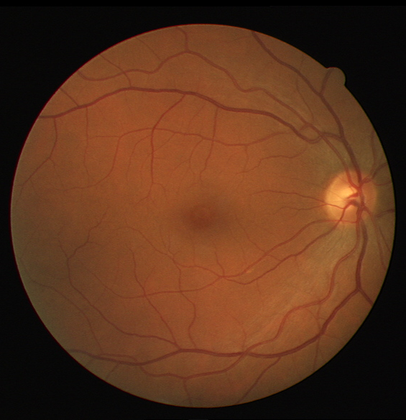
%> input picture Semester2/SceneSegmentationAndInterpretation/Fabrice/HW2/training.tif, 406 x 420 px, shrunk from 565 x 584 before the run
$ octave NB.m   (GNU Octave 9; MATLAB toolbox functions it lacks are replaced by stand-ins)
%> lines starting %> are read from the running program, lines starting %| are printed output that depends on the picture
### Semester2/SceneSegmentationAndInterpretation/Fabrice/HW2/preprocessImg.m
function [imgEq, imgLabA, imgLabB] = preprocessImg(imgIn)
% channels
cform = makecform('srgb2lab');
imgLab = applycform(imgIn, cform);
imgLabA = imgLab(:, :, 2);
imgLabB = imgLab(:, :, 3);
imgG = imgLab(:, :, 1);

backgroundRed = double(medfilt2(imgG, [30 30]));
imgEq = double(imgG) - backgroundRed;
imgEq( imgEq > 0 ) = 0;
imgEq = -1 * (imgEq);

end

### Semester2/SceneSegmentationAndInterpretation/Fabrice/HW2/Abinash/NB.m

clear all;
close all;
clc;
imgIn = imread('training.tif');
%> imgIn is the input picture: size 420x406x3 uint8; mean R, G, B 91.4, 51.9, 29
imgMask = imread('training_mask.gif');
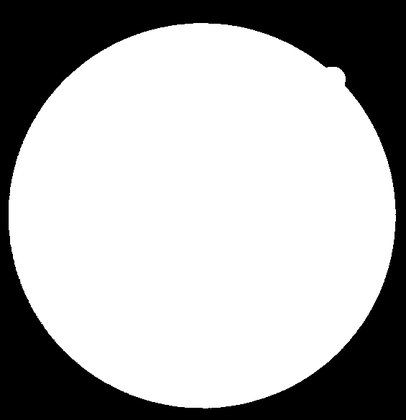
%> input picture Semester2/SceneSegmentationAndInterpretation/Fabrice/HW2/training_mask.gif, 406 x 420 px, shrunk from 565 x 584 before the run
%> imgMask: size 420x406 uint8; min 0, max 254, mean 174.7
imgVes = imread('training_vessels.gif');
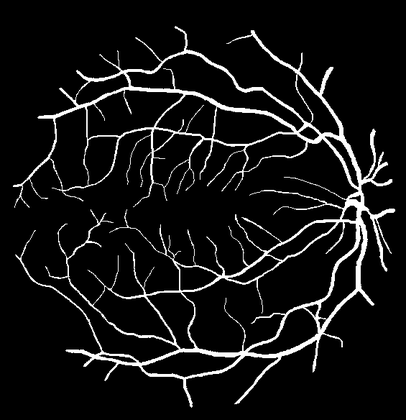
%> input picture Semester2/SceneSegmentationAndInterpretation/Fabrice/HW2/training_vessels.gif, 406 x 420 px, shrunk from 565 x 584 before the run
%> imgVes is the input picture: size 420x406 uint8; min 0, max 255, mean 19.7
[imgEq, imgLabA, imgLabB] = preprocessImg(imgIn);
%> in preprocessImg, `imgLab = applycform(imgIn, cform);`: imgLab: size 420x406x3 uint8; mean of channels 1, 2, 3 67, 143.6, 148.9
%> in preprocessImg, `imgLabA = imgLab(:, :, 2);`:
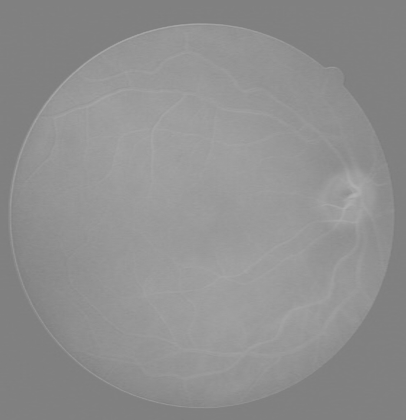
%> imgLabA: size 420x406 uint8; min 123, max 177, mean 143.6
%> in preprocessImg, `imgG = imgLab(:, :, 1);`:
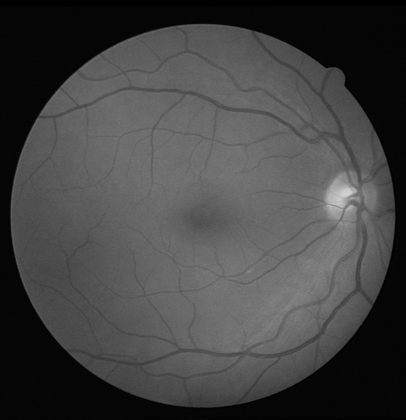
%> imgG: size 420x406 uint8; min 0, max 214, mean 67

imgVes = imgVes + imgMask/2;
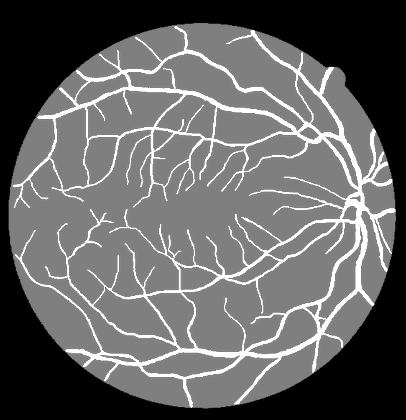
%> imgVes: size 420x406 uint8; min 0, max 255, mean 99.6
figure;imshow(imgIn); % input Image
figure;imshow(mat2gray(imgVes)); % Image showing regions

feEqPos = double(imgEq(imgVes == 255));
feLabAPos = double(imgLabA(imgVes == 255));
feLabBPos = double(imgLabB(imgVes == 255));

figure;hist(double(feEqPos));
figure;hist(double(feLabAPos));
figure;hist(double(feLabBPos));
%> after `hist(double(feLabBPos))`:
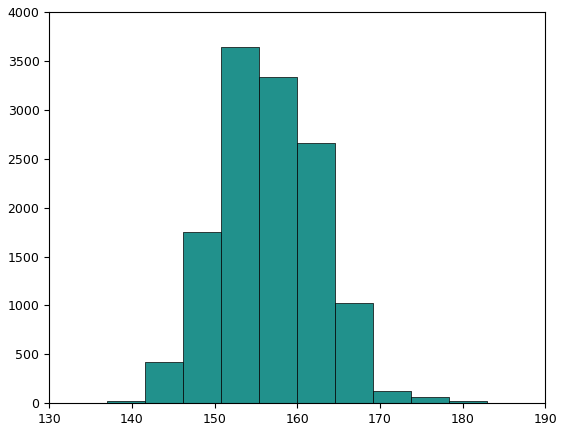
%> figure redrawn from the program's plot data; tallest bar 3647 high, from x = 150.8 to 155.4

eqMeanPos = mean(feEqPos);
%> eqMeanPos = 9.23
eqSSPos = std(feEqPos);
%> eqSSPos = 6.63
labAMeanPos = mean(feLabAPos);
%> labAMeanPos = 152.8
labASDPos = std(feLabAPos);
%> labASDPos = 6.38
labBMeanPos = mean(feLabBPos);
%> labBMeanPos = 156.7
labBSDPos = std(feLabBPos);
%> labBSDPos = 6.07

feEqNeg = double(imgEq(imgVes == 128));
%> feEqNeg = 2497 values, max 19 at index 710, min 0 at index 3, mean 0.62
feLabANeg = double(imgLabA(imgVes == 128));
%> feLabANeg = 2497 values, max 166 at index 1122, min 128 at index 2423, mean 151
feLabBNeg = double(imgLabB(imgVes == 128));
%> feLabBNeg = 2497 values, max 185 at index 2341, min 131 at index 2, mean 159.5
figure;hist(double(feEqNeg));
figure;hist(double(feLabANeg));
figure;hist(double(feLabBNeg));
%> after `hist(double(feLabBNeg))`:
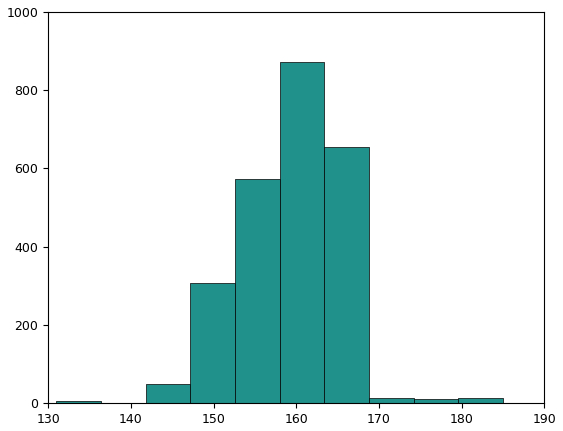
%> figure redrawn from the program's plot data; tallest bar 872 high, from x = 158 to 163.4
eqMeanNeg = mean(feEqNeg);
%> eqMeanNeg = 0.62
eqSSNeg = std(feEqNeg);
%> eqSSNeg = 1.46
labAMeanNeg = mean(feLabANeg);
%> labAMeanNeg = 151
labASDNeg = std(feLabANeg);
%> labASDNeg = 5.93
labBMeanNeg = mean(feLabBNeg);
%> labBMeanNeg = 159.5
labBSDNeg = std(feLabBNeg);
%> labBSDNeg = 5.82
neg = [feEqNeg feLabBNeg feLabBNeg];
%> neg = 2497 rows, first 12: [3 132 132; 4 131 131; 0 152 152; 0 150 150; 0 151 151; 0 148 148; 0 152 152; 0 150 150; 0 149 149; 0 148 148; 0 150 150; 0 152 152]
pos = [feEqPos feLabBPos feLabBPos];
train = [pos ; neg];
trainClass = [ones(size(pos,1),1);zeros(size(neg,1),1)];
size(train);
size(trainClass);
%> (the run ends here)
